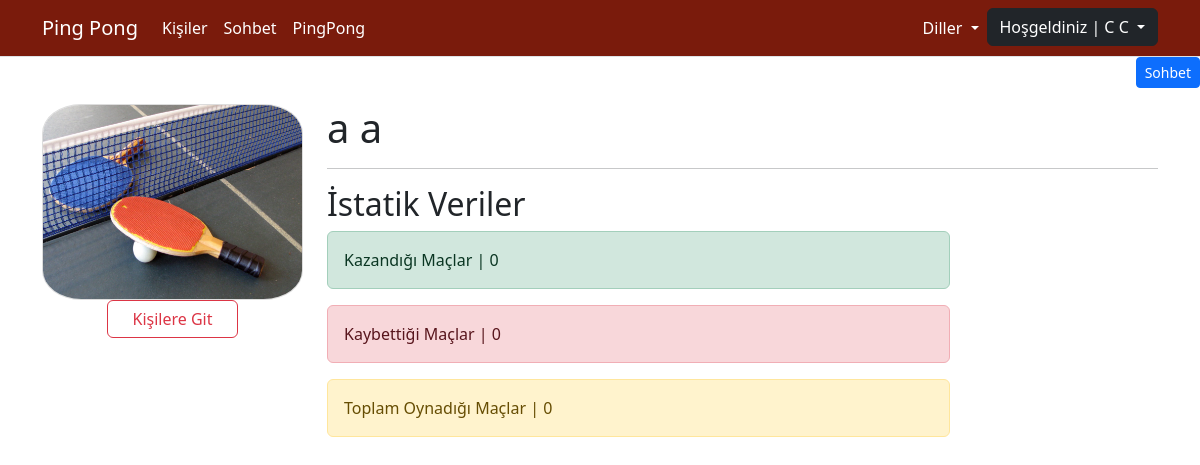
The page /tr/kisiler/a (signed in) on the database its author committed.
### blog/models.py (models this page shows, shortened)
class Kisiler(models.Model):
	kullanici = models.CharField(max_length=150, null=False)
	tam_adi = models.CharField(max_length=150, null=False)
	resim = models.ImageField(upload_to="blogs", default="blogs/7.jpg", blank=True)
	toplam_mac = models.IntegerField(default=0)
	zafer_mac = models.IntegerField(default=0)
	bozgun_mac = models.IntegerField(default=0)
	cevrimici = models.BooleanField(default=False)
	slug = models.SlugField(null=False,blank=True, unique=True, db_index=True, editable=False)
	user = models.OneToOneField(User, on_delete = models.CASCADE)

### blog/views.py (the view)
# urls.py: path(_("kisiler/<slug:slug>"), views.kisiler_detay, name="kisiler_detay"),
def kisiler_detay(request, slug):
	if request.user.is_authenticated:
		kullanici_veri = {
			"kisiler":Kisiler.objects.get(slug=slug),
		}
		return render(request, "blog/kisiler_detay.html",{
			"slug": kullanici_veri["kisiler"],
		})
	return render(request, "blog/index.html")

### blog/templates/blog/kisiler_detay.html (shortened to what this page needs)
{% extends "base.html" %}
{% load static %}
{% load i18n %}
{% block css_files %}
	<link rel="stylesheet" href="{% static 'blog/css/styles.css' %}">
{% endblock %}
{% block content %}
<div class="container mt-3">
	<div class="row">
		<div class="col-3">
			<img src="{{ slug.resim.url }}" style="width:100%; height:auto; border: 1px solid #ddd; border-radius: 15%;">
			<div class="d-grid gap-2 col-6 mx-auto">
				<a type="button" href="{% url "kisiler" %}" class="btn btn-outline-danger" aria-current="true" style="--bs-btn-hover-bg:#7a1b0c; --bs-btn-hover-border-color:white;">{% trans "Kişilere Git" %}</a>
			</div>
		</div>
		<div class="col-9">
			<h1>{{slug.tam_adi}}</h1>
			<hr>
			<div class="col-9">
				<h2>{% trans "İstatik Veriler" %}</h2>
				<div class="alert alert-success" role="alert">
					{% trans "Kazandığı Maçlar" %} | <medium> {{ slug.zafer_mac }}</medium>
				</div>
				<div class="alert alert-danger" role="alert">
					{% trans "Kaybettiği Maçlar" %} | <medium> {{ slug.bozgun_mac }}</medium>
				</div>
				<div class="alert alert-warning " role="alert">
					{% trans "Toplam Oynadığı Maçlar" %} | <medium> {{ slug.toplam_mac }}</medium>
				</div>
			</div>
		</div>
	</div>
</div>
{% endblock %}

### templates/part/_navbar.html (shortened to what this page needs)
{% load  static %}
{% load i18n %}
<nav class="navbar navbar-expand-lg border-bottom" style="background-color: #7a1b0c;">
	<div class="container">
		<a class="navbar-brand" style="color: white" href="{% url 'anasayfa' %}">Ping Pong</a>
			<div class="collapse navbar-collapse" id="navbar">
			<ul class="navbar-nav me-auto">
				<li class="nav-item">
					<a class="nav-link" style="color: white" href="{% url 'kisiler' %}">{% trans "Kişiler" %}</a>
				</li>
				<li class="nav-item">
					<a class="nav-link" style="color: white" href="{% url 'sohbet_anasayfa' %}">{% trans "Sohbet" %}</a>
				</li>
				<li class="nav-item">
					<a class="nav-link" style="color: white" href="{% url 'pingpong' %}">{% trans "PingPong" %}</a>
				</li>
			</ul>
			<ul class="navbar-nav ms-auto">
				<li class="nav-item dropdown">
					<a class="nav-link dropdown-toggle" href="#" role="button" data-bs-toggle="dropdown" aria-expanded="false">
						{% trans "Diller" %}
					</a>
				</li>
				{% if user.is_authenticated %}
				<li class="nav-item dropdown">
					<button class="btn btn-dark dropdown-toggle" data-bs-toggle="dropdown" aria-expanded="false">
						{% trans "Hoşgeldiniz" %} | {{ user.get_full_name|title }}
					</button>
				</li>
				{% endif %}
		</div>
	</div>
</nav>

### static/css/base.css (style rules this page uses)
.nav-link { color: rgb(255, 255, 255) !important; }

### rows shown on the page
Kisiler: resim (picture), tam_adi "a a", zafer_mac "0", bozgun_mac "0", toplam_mac "0"

### other values the page prints
{{ user.get_full_name|title }} "C C"
